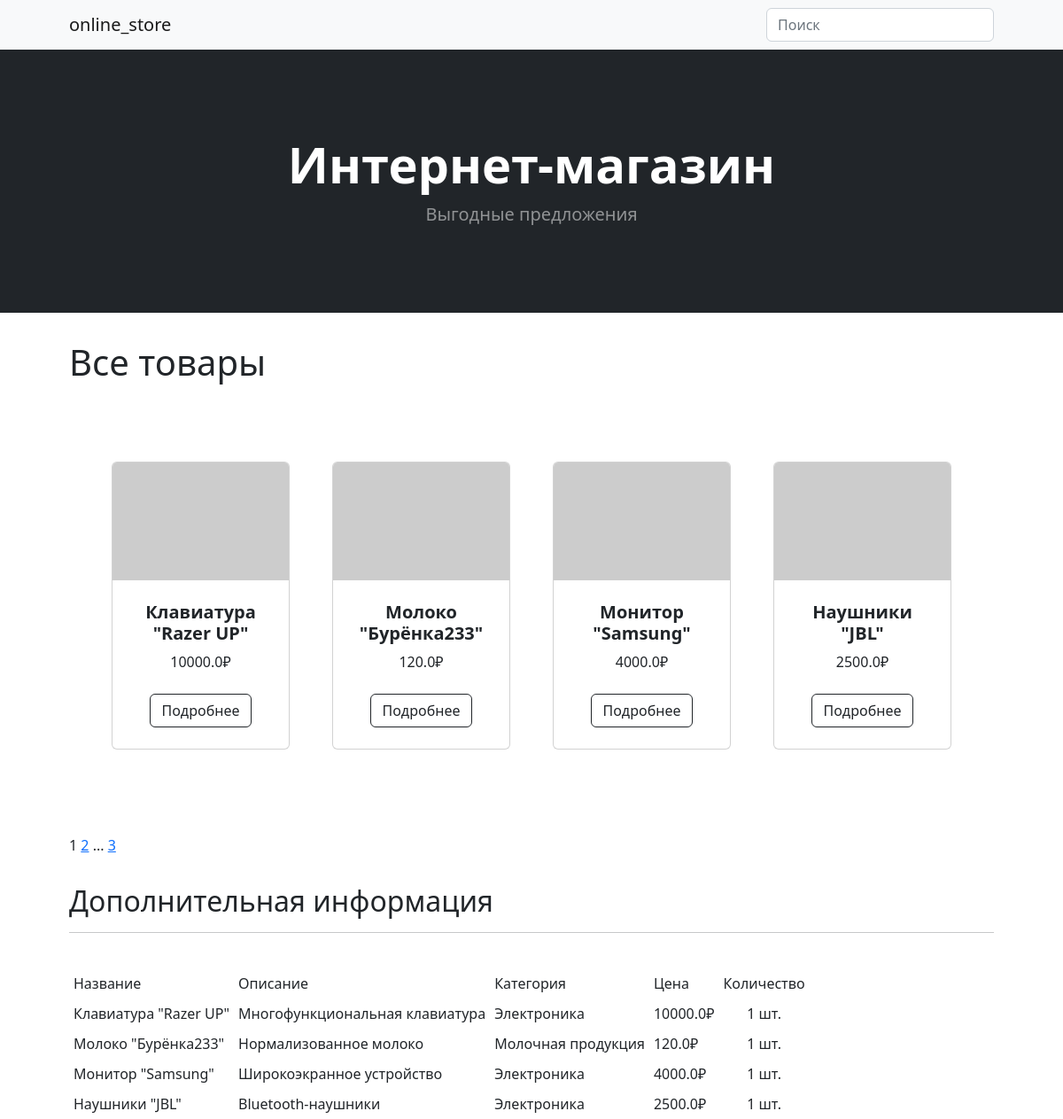
The page / on the database its author committed.
### simpleapp/models.py (models this page shows, shortened)
class Product(models.Model):
    name = models.CharField(max_length=200, unique=True, verbose_name='Название') # названия товаров не должны повторяться
    description = models.CharField(max_length=200, verbose_name='Описание')
    quantity = models.IntegerField(validators=[MinValueValidator(0, 'Quantity should be >= 0.0')], verbose_name='Количество')
    category = models.ForeignKey(to='Category', on_delete=models.CASCADE, related_name='products', verbose_name='Категория') # все продукты в категории будут доступны через поле products, поле категории будет ссылаться на модель категории
    price = models.FloatField(validators=[MinValueValidator(0.0, 'Price should be >= 0.0')], verbose_name='Цена')
    def __str__(self):
        return f'{self.name.title()}: {self.description[:50]}'

class Category(models.Model):
    name = models.CharField(max_length=100, unique=True)

### simpleapp/views.py (the view)
# urls.py: path('', ProductsList.as_view(), name='product_list'),
class ProductsList(ListView):
    model = Product # модель, объекты которой предполагается выводить
    ordering = 'name' # поле для сортировки объектов
    template_name = 'products.html' # шаблон с инструкциями о способах отображения пользователю всех объектов
    context_object_name = 'products' # список, в котором будут лежать все объекты
    paginate_by = 4 # количество записей на странице
    def get_queryset(self):
        queryset = super().get_queryset()
        self.filterset = ProductFilter(self.request.GET, queryset)
        return self.filterset.qs
    def get_context_data(self, **kwargs):
        context = super().get_context_data(**kwargs) # с помощью super() мы обращаемся к родительским классам и ...
        context['filterset'] = self.filterset # добавляем в контекст объект фильтрации
        return context  # контекст - это словарь, который мы передаём в тэмлейт (в product и products).

### simpleapp/models.py (called while the page is built)
    def __str__(self):
        return self.name

### simpleapp/templatetags/custom_tags.py (called while the page is built)
@register.simple_tag(takes_context=True) # сообщаем Django, что для работы тега требуется передать context
def url_replace(context, **kwargs):
   d = context['request'].GET.copy() # копируем все параметры текущего запроса
   for k, v in kwargs.items(): # по указанным полям
      d[k] = v # устанавливаем новые значения, которые нам передали при использовании тега
   return d.urlencode() # кодируем параметры в формат, который может быть указан в строке браузера.

### templates/products.html (shortened to what this page needs)
{% extends 'flatpages/default.html' %}
{% load custom_filters %}
{% load custom_tags %}
{% load math_filters %}
{% load static %}
{% block header %}
<header class="bg-dark py-5">
            <div class="container px-4 px-lg-5 my-5">
                <div class="text-center text-white">
                    <h1 class="display-4 fw-bolder">Интернет-магазин</h1>
                    <p class="lead fw-normal text-white-50 mb-0">Выгодные предложения</p>
                </div>
            </div>
        </header>
{% endblock header %}
{% block content %}
<h1>Все товары</h1>
<section class="py-5">
            <div class="container px-4 px-lg-5 mt-5">
                <div class="row gx-4 gx-lg-5 row-cols-2 row-cols-md-3 row-cols-xl-4 justify-content-center">
                    {% if products %}
                        {% for product in products %}
                    <div class="col mb-5">
                        <div class="card h-100">
                            <img class="card-img-top" src="https://dummyimage.com/450x300/dee2e6/6c757d.jpg" alt="..." />
                            <div class="card-body p-4">
                                <div class="text-center">
                                    <h5 class="fw-bolder">{{ product.name }}</h5>
                                    {{ product.price }}₽
                                </div>
                            </div>
                            <div class="card-footer p-4 pt-0 border-top-0 bg-transparent">
                                <div class="text-center"><a class="btn btn-outline-dark mt-auto" href="http://127.0.0.1:8000/products/{{ product.id }}">Подробнее</a></div>
                            </div>
                        </div>
                    </div>
                    {% endfor %}
                    {% endif %}
     </section>
{{ page_obj.number }}
{% if page_obj.has_next %}
<a href="?{% url_replace page=page_obj.next_page_number %}">{{ page_obj.next_page_number }}</a>
{% if paginator.num_pages != page_obj.next_page_number %}
...
<a href="?{% url_replace page=page_obj.paginator.num_pages %}">{{ page_obj.paginator.num_pages }}</a>
{% endif %}
{% endif %}
<br>
<h2>Дополнительная информация</h2>
<hr>
<br>
{% if products %}
<table cellpadding="5">
    <tr>
        <td>Название</td>
        <td>Описание</td>
        <td>Категория</td>
        <td>Цена</td>
        <td>Количество</td>
    </tr>
    {% for product in products %}
    <tr>
        <td>{{ product.name }}</td>
        <td>{{ product.description|truncatewords:2 }}</td>
        <td>{{ product.category.name|truncatewords:2 }}</td>
        <td>{{ product.price }}₽</td>
        <td style="text-align: center;">{{ product.quantity }} шт.</td>
        <td>
        </td>
    </tr>
    {% endfor %}
</table>
{% else %}
<h4>Товаров нет!</h4>
{% endif %}
{% endblock content %}

### rows shown on the page
Product: name "Клавиатура \"Razer UP\"", price "10000.0", description "Многофункциональная клавиатура", category.name "Электроника", quantity "1"
Product: name "Молоко \"Бурёнка233\"", price "120.0", description "Нормализованное молоко", category.name "Молочная продукция", quantity "1"
Product: name "Монитор \"Samsung\"", price "4000.0", description "Широкоэкранное устройство", category.name "Электроника", quantity "1"
Product: name "Наушники \"JBL\"", price "2500.0", description "Bluetooth-наушники", category.name "Электроника", quantity "1"

### other values the page prints
{{ page_obj.number }} "1"
{{ page_obj.next_page_number }} "2"
{{ page_obj.paginator.num_pages }} "3"
